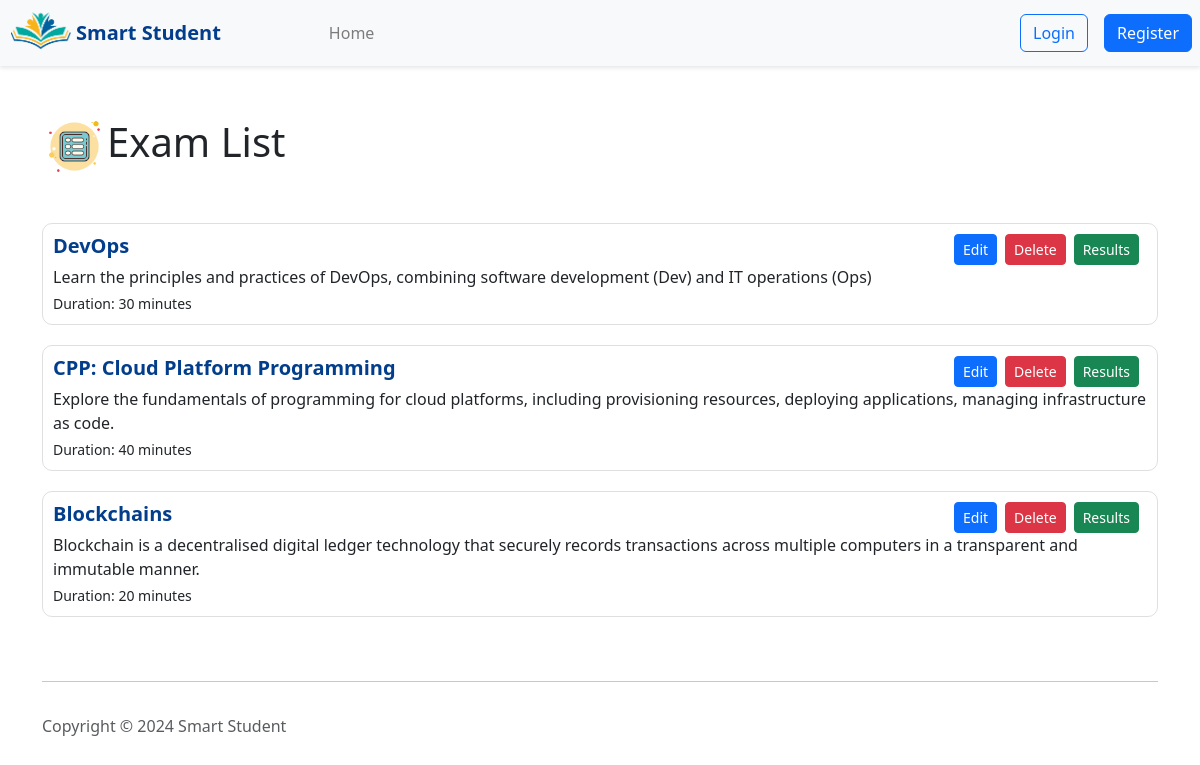
Screenshot of /Examlist/ with the database file from the repository.
### pages/models.py (models this page shows)
class Exam(models.Model):
    title = models.CharField(max_length=100)
    description = models.TextField()
    duration = models.IntegerField()
    teacher = models.ForeignKey(User, on_delete=models.CASCADE, related_name='exams')
    visibility = models.BooleanField(default=False)

### pages/views.py (the view)
# urls.py: path('Examlist/', Examlist, name='Examlist'),
def Examlist(request):
    exams = Exam.objects.all()
    return render(request, 'teacher/Examlist.html', {'exams': exams})

### pages/templates/teacher/Examlist.html (shortened to what this page needs)
<html>
    <head>
         {% load bootstrap5 %}
  {% bootstrap_css %}
  {% load static %}
  <link rel="stylesheet" href="{% static 'global.css' %}">
    </head>
    <body>
        {% include 'navbar.html' %}
        <!DOCTYPE html>
        <html lang="en">
        <head>
            <link rel="stylesheet" href="https://stackpath.bootstrapcdn.com/bootstrap/4.5.2/css/bootstrap.min.css">
        </head>
        <body>
            <div class="container">
                <h1 class="mt-5 mb-4"><img width="65px" src="{% static "images/list.png" %}">Exam List</h1>
                <div class="list-group">
                    {% for exam in exams %}
                    <div class="exam-list">
                        <div class="d-flex justify-content-between">
                            <h5 class="exam-title mb-1">{{ exam.title }}</h5>
                            <div class="d-flex align-items-center">
                                <a href="{% url 'exam' id=exam.id %}" class="btn btn-primary btn-sm mr-2">Edit</a>
                                <a href="#" class="btn btn-danger btn-sm">Delete</a>
                                <a href="/results/{{exam.id}}" class="btn btn-success btn-sm mx-2">Results</a>
                            </div>
                        </div>
                        <p class="mb-1">{{ exam.description }}</p>
                        <small>Duration: {{ exam.duration }} minutes</small>
                    </div>
                    {% endfor %}
                </div>
            </div>
        </body>
        </html>
        {% include 'footer.html' %}
    </body>
</html>

### pages/static/global.css (style rules this page uses)
.exam-list { margin-top: 20px; border-radius: 10px; border: 1px solid rgba(0, 0, 0, .125); padding: 10px; transition: transform 0.3s ease; cursor: pointer; }
.exam-title { color: #033E8C; font-weight: 700; }

### rows the page displays
Exam: title "DevOps", description "Learn the principles and practices of DevOps, combining software development (Dev) and IT operations (Ops)", duration "30"
Exam: title "CPP: Cloud Platform Programming", description "Explore the fundamentals of programming for cloud platforms, including provisioning resources, deploying applications, managing infrastructure as code.", duration "40"
Exam: title "Blockchains", description "Blockchain is a decentralised digital ledger technology that securely records transactions across multiple computers in a transparent and immutable manner.", duration "20"
